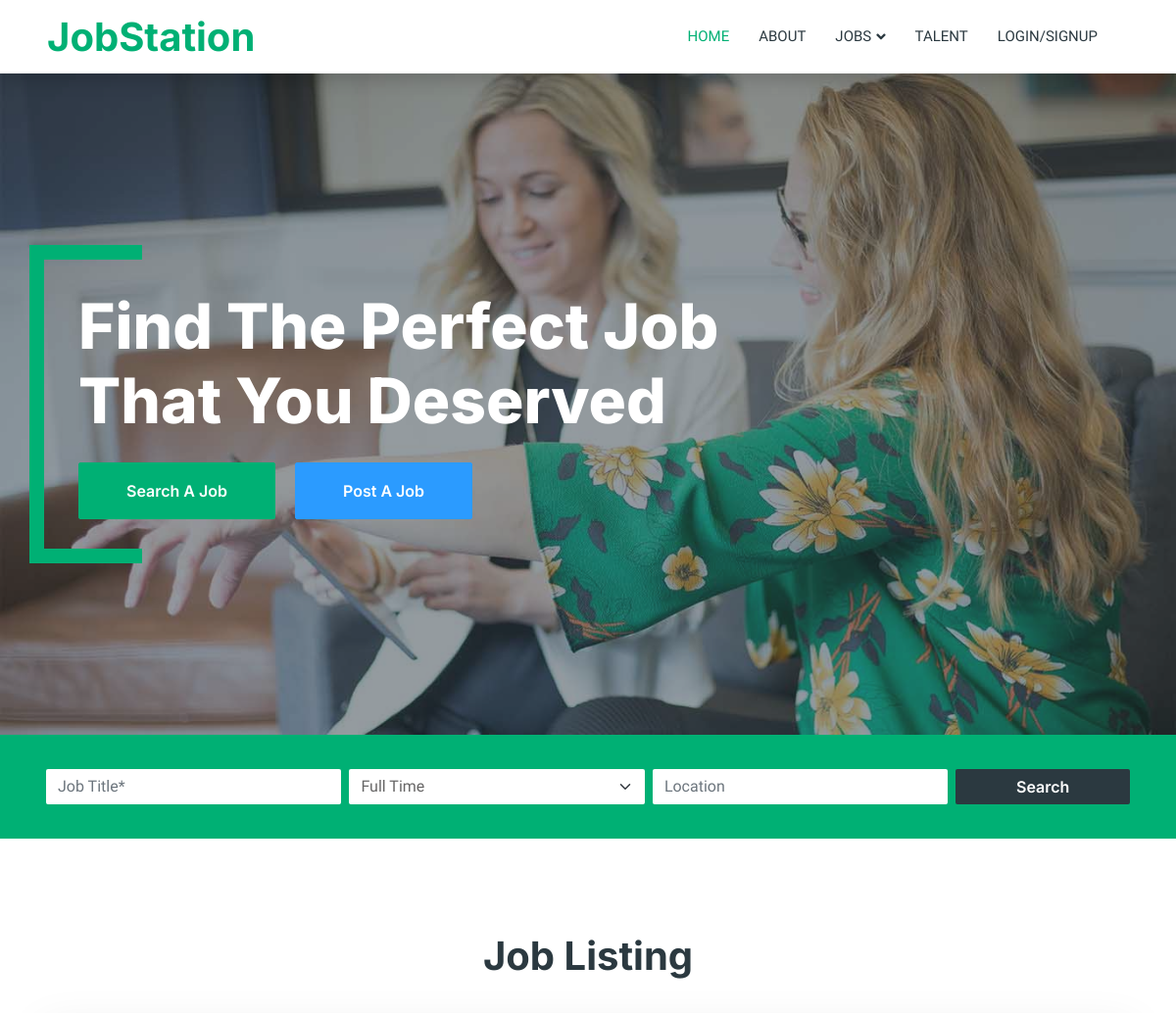
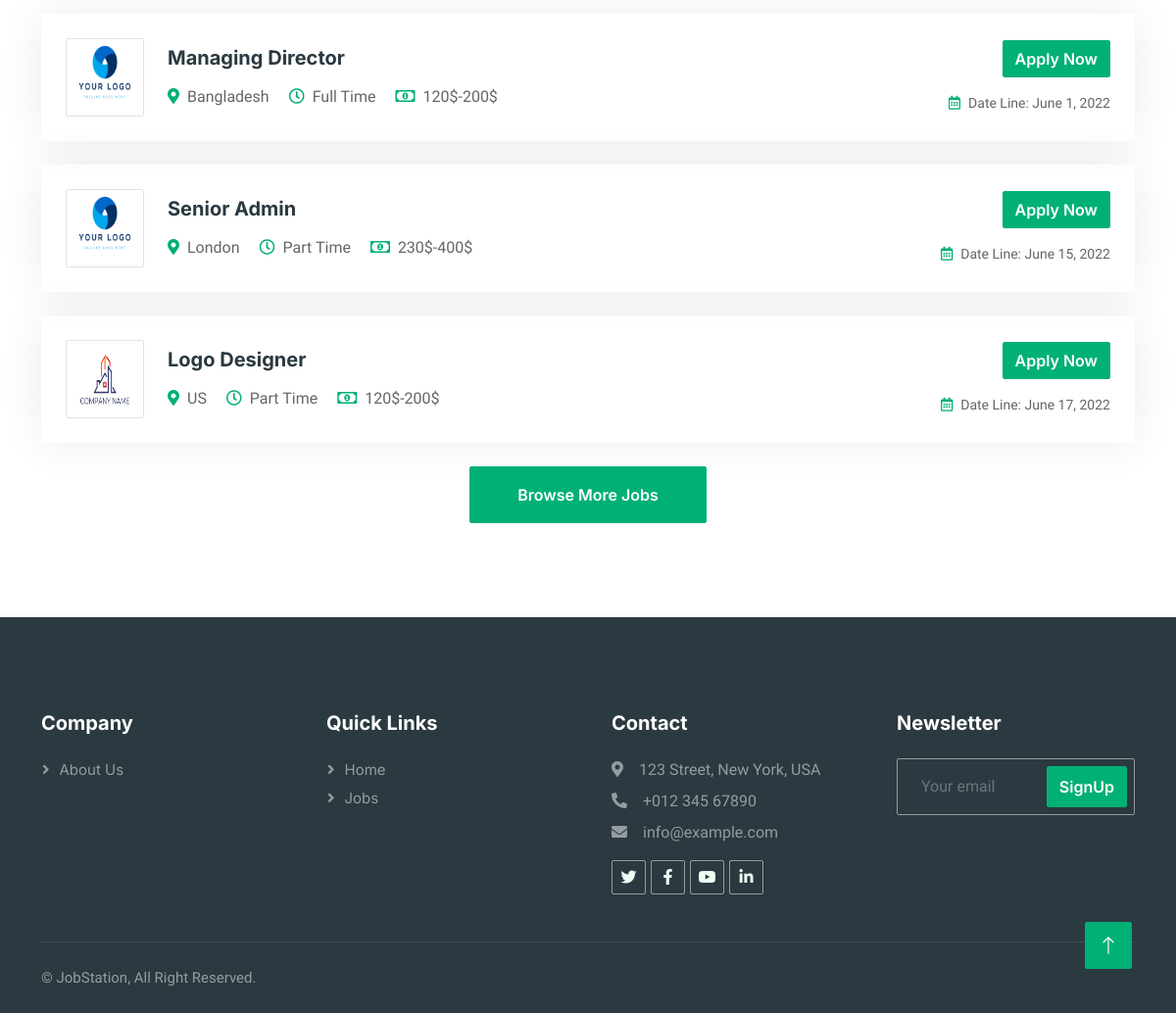
The page / on the database its author committed (2 pictures, top to bottom).
### job_posts/models.py (models this page shows, shortened)
class Jobs(models.Model):
    class Meta:
        verbose_name_plural = 'Jobs'
    user = models.ForeignKey(User, on_delete=models.CASCADE)
    user_profile = models.ForeignKey(job_provider_profile, on_delete=models.CASCADE)
    Job_title = models.CharField(max_length=255, null=True, blank=True)
    location = models.CharField(max_length=255, null=True, blank=True)
    nature = (
        ("Part Time", "Part Time"),
        ("Full Time", "Full Time"),
    )
    job_nature = models.CharField(max_length=20, choices=nature, default="Part Time")
    Salary = models.CharField(max_length=255, null=True, blank=True)
    vacancy = models.CharField(max_length=255, null=True, blank=True)
    Description = RichTextField(blank=True, null=True)
    Keywords = models.TextField(blank=True, null=True, default="")
    published_on = models.DateField(default=datetime.now(), blank=True)
    Date_Line = models.DateField(default=datetime.now(), blank=True)

### account/models.py (models this page shows, shortened)
class job_provider_profile(models.Model):
    class Meta:
        verbose_name_plural = 'Job Provider Profile'
    user = models.ForeignKey(User, on_delete=models.CASCADE)
    company_name = models.CharField(max_length=255, null=True, blank=True)
    company_logo = models.FileField(upload_to='job_provider/company_logo/', null=True, blank=True)
    company_website = models.CharField(max_length=255, null=True, blank=True)
    company_email = models.CharField(max_length=255, null=True, blank=True)
    About_company = models.TextField(null=True, blank=True)

### main/views.py (the view)
# urls.py: path('', views.index, name="index"),
def index(request):
    all_jobs = Jobs.objects.all()[:5]
    context = {'all_jobs': all_jobs}
    return render(request, "index.html", context)

### templates/index.html (shortened to what this page needs)
{% extends 'base.html' %}
{% load static %}
{% block home_active %}active{% endblock %}
{% block body %}
        <div class="container-fluid p-0">
            <div class="owl-carousel header-carousel position-relative">
                <div class="owl-carousel-item position-relative">
                    <img class="img-fluid" src="{% static '' %}img/carousel-1.jpg" alt="">
                    <div class="position-absolute top-0 start-0 w-100 h-100 d-flex align-items-center" style="background: rgba(43, 57, 64, .5);">
                        <div class="container">
                            <div class="row justify-content-start">
                                <div class="col-10 col-lg-8">
                                    <h1 class="display-3 text-white animated slideInDown mb-4">Find The Perfect Job That You Deserved</h1>
                                    <a href="{% url 'jobs' %}" class="btn btn-primary py-md-3 px-md-5 me-3 animated slideInLeft">Search A Job</a>
                                    <a href="{% url 'post_a_job' %}" class="btn btn-secondary py-md-3 px-md-5 animated slideInRight">Post A Job</a>
                                </div>
                            </div>
                        </div>
                    </div>
                </div>
            </div>
        </div>
        <div class="container-fluid bg-primary mb-5 wow fadeIn" data-wow-delay="0.1s" style="padding: 35px;">
            <div class="container">
                <form method="GET" action="{% url 'job_search' %}">
                <div class="row g-2">
                    <div class="col-md-10">
                        <div class="row g-2">
                                <div class="col-md-4">
                                    <input type="text" name="job_title" class="form-control border-0" placeholder="Job Title*" required/>
                                </div>
                                <div class="col-md-4">
                                    <select class="form-select border-0" name="Job_Nature">
                                        <option value="Full Time" selected>Full Time</option>
                                    </select>
                                </div>
                                <div class="col-md-4">
                                    <input type="text" name="location" class="form-control border-0" placeholder="Location" />
                                </div>
                        </div>
                    </div>
                    <div class="col-md-2">
                        <button class="btn btn-dark border-0 w-100">Search</button>
                    </div>
                </div>
                </form>
            </div>
        </div>
        <div class="container-xxl py-5">
            <div class="container">
                <h1 class="text-center mb-5 wow fadeInUp" data-wow-delay="0.1s">Job Listing</h1>
                <div class="tab-class text-center wow fadeInUp" data-wow-delay="0.3s">
                    <div id="tab-1" class="tab-pane fade show p-0 active">
                            {% for post in all_jobs %}
                            <div class="job-item p-4 mb-4">
                                <div class="row g-4">
                                    <div class="col-sm-12 col-md-8 d-flex align-items-center">
                                        <img class="flex-shrink-0 img-fluid border rounded" src="{% if post.user_profile.company_logo %}{{post.user_profile.company_logo.url}}{% else %}{% static 'img/user_img.png' %}{% endif %}" alt="" style="width: 80px; height: 80px;">
                                        <div class="text-start ps-4">
                                            <h5 class="mb-3">{{post.Job_title}}</h5>
                                            <span class="text-truncate me-3"><i class="fa fa-map-marker-alt text-primary me-2"></i>{{post.location}}</span>
                                            <span class="text-truncate me-3"><i class="far fa-clock text-primary me-2"></i>{{post.job_nature}}</span>
                                            <span class="text-truncate me-0"><i class="far fa-money-bill-alt text-primary me-2"></i>{{post.Salary}}</span>
                                        </div>
                                    </div>
                                    <div class="col-sm-12 col-md-4 d-flex flex-column align-items-start align-items-md-end justify-content-center">
                                        <div class="d-flex mb-3">
                                            <a class="btn btn-primary" href="{% url 'job_post_details' post.id %}">Apply Now</a>
                                        </div>
                                        <small class="text-truncate"><i class="far fa-calendar-alt text-primary me-2"></i>Date Line: {{post.Date_Line}}</small>
                                    </div>
                                </div>
                            </div>
                            {% endfor %}
                            <a class="btn btn-primary py-3 px-5" href="{% url 'jobs' %}">Browse More Jobs</a>
                        </div>
                </div>
            </div>
        </div>
{% endblock %}

### templates/base.html (shortened to what this page needs)
{% load static %}
<!DOCTYPE html>
<html lang="en">
<head>
    <link href="https://cdnjs.cloudflare.com/ajax/libs/font-awesome/5.10.0/css/all.min.css" rel="stylesheet">
    <link href="https://cdn.jsdelivr.net/npm/bootstrap-icons@1.4.1/font/bootstrap-icons.css" rel="stylesheet">
    <link href="{% static '' %}lib/animate/animate.min.css" rel="stylesheet">
    <link href="{% static '' %}lib/owlcarousel/assets/owl.carousel.min.css" rel="stylesheet">
    <link href="{% static 'css/bootstrap.min.css' %}" rel="stylesheet">
    <link href="{% static 'css/style.css' %}" rel="stylesheet">
</head>
<body>
    <div class="container-xxl bg-white p-0">
        <nav class="navbar navbar-expand-lg bg-white navbar-light shadow sticky-top p-0">
            <a href="{% url 'index' %}" class="navbar-brand d-flex align-items-center text-center py-0 px-4 px-lg-5">
                <h1 class="m-0 text-primary">JobStation</h1>
            </a>
            <div class="collapse navbar-collapse" id="navbarCollapse">
                <div class="navbar-nav ms-auto p-4 p-lg-0" style="margin-right:50px;">
                    <a href="{% url 'index' %}" class="nav-item nav-link {% block home_active %}{% endblock %}">Home</a>
                    <a href="{% url 'about' %}" class="nav-item nav-link {% block about_active %}{% endblock %}">About</a>
                    <div class="nav-item dropdown">
                        <a href="#" class="nav-link dropdown-toggle" data-bs-toggle="dropdown">Jobs</a>
                    </div>
                    <a href="{% url 'talent' %}" class="nav-item nav-link {% block talent_active %}{% endblock %}">Talent</a>
                    {% if request.user.is_authenticated %}
                    <div class="nav-item dropdown">
                        <a href="#" class="nav-link dropdown-toggle" data-bs-toggle="dropdown" style="color:#2B9BFF;">{% if request.user.first_name %}{{request.user.first_name}}{% else %}{{request.user.email}}{% endif %}</a>
                        <div class="dropdown-menu rounded-0 m-0">
                            {% if request.user.user_type == "Job Provider" %}
                            <a href="{% url 'my_post' %}" class="dropdown-item">My Post</a>
                            {% endif %}
                            <a href="{% url 'my_profile' %}" class="dropdown-item">My Profile</a>
                            <a href="{% url 'func_logout' %}" class="dropdown-item">Logout</a>
                        </div>
                    </div>
                    {% else %}
                    <a href="{% url 'my_account' %}" class="nav-item nav-link {% block account_active %}{% endblock %}">login/signup</a>
                    {% endif %}
                </div>
            </div>
        </nav>
        {% block body %}{% endblock %}
        <div class="container-fluid bg-dark text-white-50 footer pt-5 mt-5 wow fadeIn" data-wow-delay="0.1s">
            <div class="container py-5">
                <div class="row g-5">
                    <div class="col-lg-3 col-md-6">
                        <h5 class="text-white mb-4">Company</h5>
                        <a class="btn btn-link text-white-50" href="{% url 'about' %}">About Us</a>
                    </div>
                    <div class="col-lg-3 col-md-6">
                        <h5 class="text-white mb-4">Quick Links</h5>
                        <a class="btn btn-link text-white-50" href="{% url 'index' %}">Home</a>
                        <a class="btn btn-link text-white-50" href="{% url 'jobs' %}">Jobs</a>
                    </div>
                    <div class="col-lg-3 col-md-6">
                        <h5 class="text-white mb-4">Contact</h5>
                        <p class="mb-2"><i class="fa fa-map-marker-alt me-3"></i>123 Street, New York, USA</p>
                        <p class="mb-2"><i class="fa fa-phone-alt me-3"></i>+012 345 67890</p>
                        <p class="mb-2"><i class="fa fa-envelope me-3"></i>info@example.com</p>
                        <div class="d-flex pt-2">
                            <a class="btn btn-outline-light btn-social" href=""><i class="fab fa-twitter"></i></a>
                            <a class="btn btn-outline-light btn-social" href=""><i class="fab fa-facebook-f"></i></a>
                            <a class="btn btn-outline-light btn-social" href=""><i class="fab fa-youtube"></i></a>
                            <a class="btn btn-outline-light btn-social" href=""><i class="fab fa-linkedin-in"></i></a>
                        </div>
                    </div>
                    <div class="col-lg-3 col-md-6">
                        <h5 class="text-white mb-4">Newsletter</h5>
                        <form method="POST" action="{% url 'newsletter' %}">{% csrf_token %}
                            <div class="position-relative mx-auto" style="max-width: 400px;">
                                <input class="form-control bg-transparent w-100 py-3 ps-4 pe-5" type="email" name="newsletter_email" placeholder="Your email">
                                <button type="submit" class="btn btn-primary py-2 position-absolute top-0 end-0 mt-2 me-2">SignUp</button>
                            </div>
                        </form>
                    </div>
                </div>
            </div>
            <div class="container">
                <div class="copyright">
                    <div class="row">
                        <div class="col-md-6 text-center text-md-start mb-3 mb-md-0">
                            &copy; JobStation, All Right Reserved.
                        </div>
                    </div>
                </div>
            </div>
        </div>
        <a href="#" class="btn btn-lg btn-primary btn-lg-square back-to-top"><i class="bi bi-arrow-up"></i></a>
    </div>
</body>
</html>

### static/css/style.css (style rules this page uses)
:root { --primary: #00B074; --secondary: #2B9BFF; --light: #EFFDF5; --dark: #2B3940; }
.back-to-top { position: fixed; display: none; right: 45px; bottom: 45px; z-index: 99; }
.btn { font-family: 'Inter', sans-serif; font-weight: 600; transition: .5s; }
.btn.btn-primary, .btn.btn-secondary { color: #FFFFFF; }
.btn-lg-square { width: 48px; height: 48px; }
.btn-square, .btn-sm-square, .btn-lg-square { padding: 0; display: flex; align-items: center; justify-content: center; font-weight: normal; border-radius: 2px; }
.navbar .dropdown-toggle::after { border: none; content: "\f107"; font-family: "Font Awesome 5 Free"; font-weight: 900; vertical-align: middle; margin-left: 5px; transition: .5s; }
.navbar-dark .navbar-nav .nav-link, .navbar-light .navbar-nav .nav-link { margin-right: 30px; padding: 25px 0; color: #FFFFFF; font-size: 15px; text-transform: uppercase; outline: none; }
.navbar-dark .navbar-nav .nav-link:hover, .navbar-dark .navbar-nav .nav-link.active, .navbar-light .navbar-nav .nav-link:hover, .navbar-light .navbar-nav .nav-link.active { color: var(--primary); }
.navbar-light .navbar-brand, .navbar-light a.btn { height: 75px; }
.navbar-light .navbar-nav .nav-link { color: var(--dark); font-weight: 500; }
.navbar-light.sticky-top { top: -100px; transition: .5s; }
.header-carousel .container, .page-header .container { position: relative; padding: 45px 0 45px 35px; border-left: 15px solid var(--primary); }
.header-carousel .container::before, .header-carousel .container::after, .page-header .container::before, .page-header .container::after { position: absolute; content: ""; top: 0; left: 0; width: 100px; height: 15px; background: var(--primary); }
.header-carousel .container::after, .page-header .container::after { top: 100%; margin-top: -15px; }
.job-item { border: 1px solid transparent; border-radius: 2px; box-shadow: 0 0 45px rgba(0, 0, 0, .08); transition: .5s; }
.footer .btn.btn-social { margin-right: 5px; width: 35px; height: 35px; display: flex; align-items: center; justify-content: center; color: var(--light); border: 1px solid rgba(255,255,255,0.5); border-radius: 2px; transition: .3s; }
.footer .btn.btn-link { display: block; margin-bottom: 5px; padding: 0; text-align: left; font-size: 15px; font-weight: normal; text-transform: capitalize; transition: .3s; }
.footer .btn.btn-link::before { position: relative; content: "\f105"; font-family: "Font Awesome 5 Free"; font-weight: 900; margin-right: 10px; }
.footer .form-control { border-color: rgba(255,255,255,0.5); }
.footer .copyright { padding: 25px 0; font-size: 15px; border-top: 1px solid rgba(256, 256, 256, .1); }

### rows shown on the page
Jobs: user_profile.company_logo (picture), Job_title "Managing Director", location "Bangladesh", job_nature "Full Time", Salary "120$-200$", Date_Line "June 1, 2022"
Jobs: user_profile.company_logo (picture), Job_title "Senior Admin", location "London", job_nature "Part Time", Salary "230$-400$", Date_Line "June 15, 2022"
Jobs: user_profile.company_logo (picture), Job_title "Logo Designer", location "US", job_nature "Part Time", Salary "120$-200$", Date_Line "June 17, 2022"
